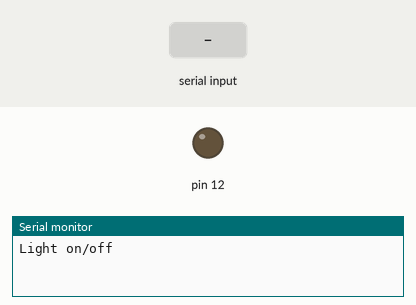
Recording of a sketch running on a simulated Arduino Uno, built with avr-gcc and run on an emulated ATmega328P. On the bench: output pins drawn as LEDs (lit = HIGH), the last lines printed to the serial monitor. The test bench sets the inputs (shaded band).

Above: at 1.2 s.
1.3 s: "on" received over Serial
At 1.6 s:
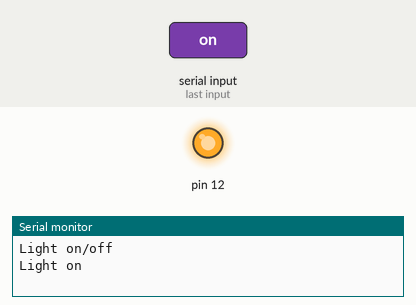
2.8 s: "off" received over Serial
At 3.1 s:
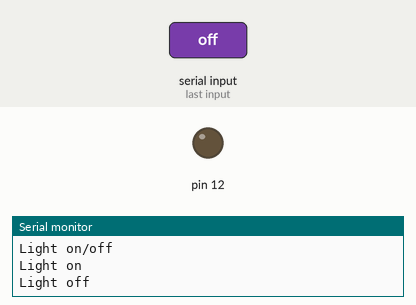
Timing chart, 0 to 5.8 s (numbered marks = the images above; inputs shaded):
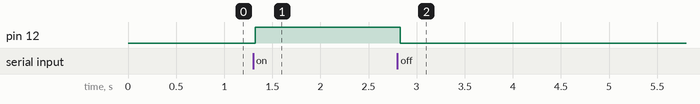

The sketch:

cmdString.ino
```cpp
/*
  cmdString -  Used to send string commands to
  Arduino. Works with Arduino Serial Monitor.
  It now works with my new VBDuinoMon program.
  It is A Visual Basic Arduino Serial Monitor
  look-alike.

  Created by Darell J LeGare, July 14, 2018.
  Released into the public domain.
*/

byte iByte;
String cmdString = "";

void setup() {

  Serial.begin(9600);
  pinMode(12, OUTPUT);
  Serial.println("Light on/off");

}

void loop() {
  while (Serial.available()) {
    delay(10);
    iByte = Serial.read();
    cmdString += char(iByte);
  }
  if (cmdString.length() >0) {
    if (cmdString == "on") {
      Serial.println("Light on");
      digitalWrite(12, HIGH);
    }
    if (cmdString == "off") {
      digitalWrite(12, LOW);
      Serial.println("Light off");
    }
    cmdString="";
  }

}
```

Measured:
- after the input at 1.3 s, pin 12: LOW → HIGH at once
- after the input at 2.8 s, pin 12: HIGH → LOW at once
